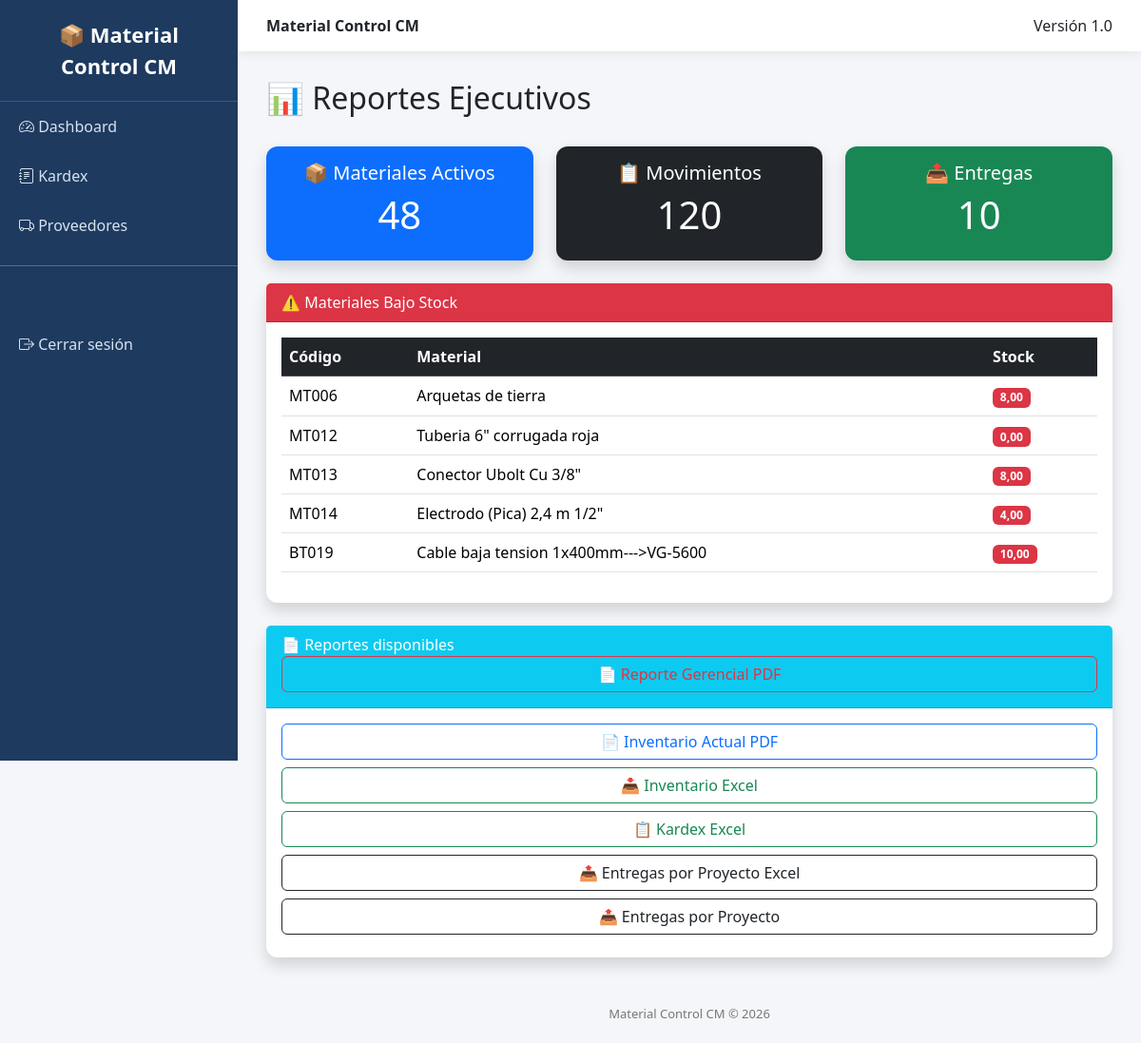
/reportes/, run on the app's committed database.
### materials/models.py (models this page shows, shortened)
class Material(models.Model):
    codigo = models.CharField(max_length=30, unique=True)
    nombre = models.CharField(max_length=200)
    unidad = models.CharField(max_length=20)
    stock = models.DecimalField(max_digits=12, decimal_places=2, default=0)
    activo = models.BooleanField(default=True)

### reporting/views.py (the view)
def report_home(request):
    total_materiales = Material.objects.filter(activo=True).count()
    total_movimientos = InventoryMovement.objects.count()
    total_entregas = Delivery.objects.count()
    materiales_bajo_stock = Material.objects.filter(
        stock__lte=10,
        activo=True
    )
    return render(
        request,
        "reporting/home.html",
        {
            "total_materiales": total_materiales,
            "total_movimientos": total_movimientos,
            "total_entregas": total_entregas,
            "materiales_bajo_stock": materiales_bajo_stock,
        }
    )

### templates/reporting/home.html
{% extends "base.html" %}
{% block content %}
<div class="d-flex justify-content-between align-items-center mb-4">
    <h2>
        📊 Reportes Ejecutivos
    </h2>
</div>
<div class="row mb-4">
    <div class="col-md-4">
        <div class="card shadow bg-primary text-white">
            <div class="card-body text-center">
                <h5>📦 Materiales Activos</h5>
                <h1>
                    {{ total_materiales }}
                </h1>
            </div>
        </div>
    </div>
    <div class="col-md-4">
        <div class="card shadow bg-dark text-white">
            <div class="card-body text-center">
                <h5>📋 Movimientos</h5>
                <h1>
                    {{ total_movimientos }}
                </h1>
            </div>
        </div>
    </div>
    <div class="col-md-4">
        <div class="card shadow bg-success text-white">
            <div class="card-body text-center">
                <h5>📤 Entregas</h5>
                <h1>
                    {{ total_entregas }}
                </h1>
            </div>
        </div>
    </div>
</div>
<div class="card shadow mb-4">
<div class="card-header bg-danger text-white">
⚠️ Materiales Bajo Stock
</div>
<div class="card-body">
<table class="table table-hover">
<thead class="table-dark">
<tr>
<th>Código</th>
<th>Material</th>
<th>Stock</th>
</tr>
</thead>
<tbody>
{% for material in materiales_bajo_stock %}
<tr>
<td>{{ material.codigo }}</td>
<td>{{ material.nombre }}</td>
<td>
<span class="badge bg-danger">
{{ material.stock }}
</span>
</td>
</tr>
{% empty %}
<tr>
<td colspan="3" class="text-center">
No existen materiales con bajo stock.
</td>
</tr>
{% endfor %}
</tbody>
</table>
</div>
</div>
<div class="card shadow">
<div class="card-header bg-info text-white">
📄 Reportes disponibles
<a href="{% url 'management_report_pdf' %}"
class="btn btn-outline-danger mb-2 w-100">
📄 Reporte Gerencial PDF
</a>
</div>
<div class="card-body">
<a href="{% url 'inventory_pdf' %}"
class="btn btn-outline-primary mb-2 w-100">
📄 Inventario Actual PDF
</a>
<a href="{% url 'inventory_excel' %}"
class="btn btn-outline-success mb-2 w-100">
📥 Inventario Excel
</a>
<a href="{% url 'kardex_excel' %}"
class="btn btn-outline-success mb-2 w-100">
📋 Kardex Excel
</a>
<a href="{% url 'deliveries_excel' %}"
class="btn btn-outline-dark mb-2 w-100">
📤 Entregas por Proyecto Excel
</a>
<a href="{% url 'deliveries_report' %}"
class="btn btn-outline-dark mb-2 w-100">
📤 Entregas por Proyecto
</a>
</div>
</div>
{% endblock %}

### templates/base.html (style rules this page uses)
body { overflow-x:hidden; background:#f4f6f9; }
.card { border:none; border-radius:12px; }

### data on the page
Material: codigo "MT006", nombre "Arquetas de tierra", stock "8,00"
Material: codigo "MT012", nombre "Tuberia 6\" corrugada roja", stock "0,00"
Material: codigo "MT013", nombre "Conector Ubolt Cu 3/8\"", stock "8,00"
Material: codigo "MT014", nombre "Electrodo (Pica) 2,4 m 1/2\"", stock "4,00"
Material: codigo "BT019", nombre "Cable baja tension 1x400mm--->VG-5600", stock "10,00"

### other printed values
{{ total_materiales }} "48"
{{ total_movimientos }} "120"
{{ total_entregas }} "10"
